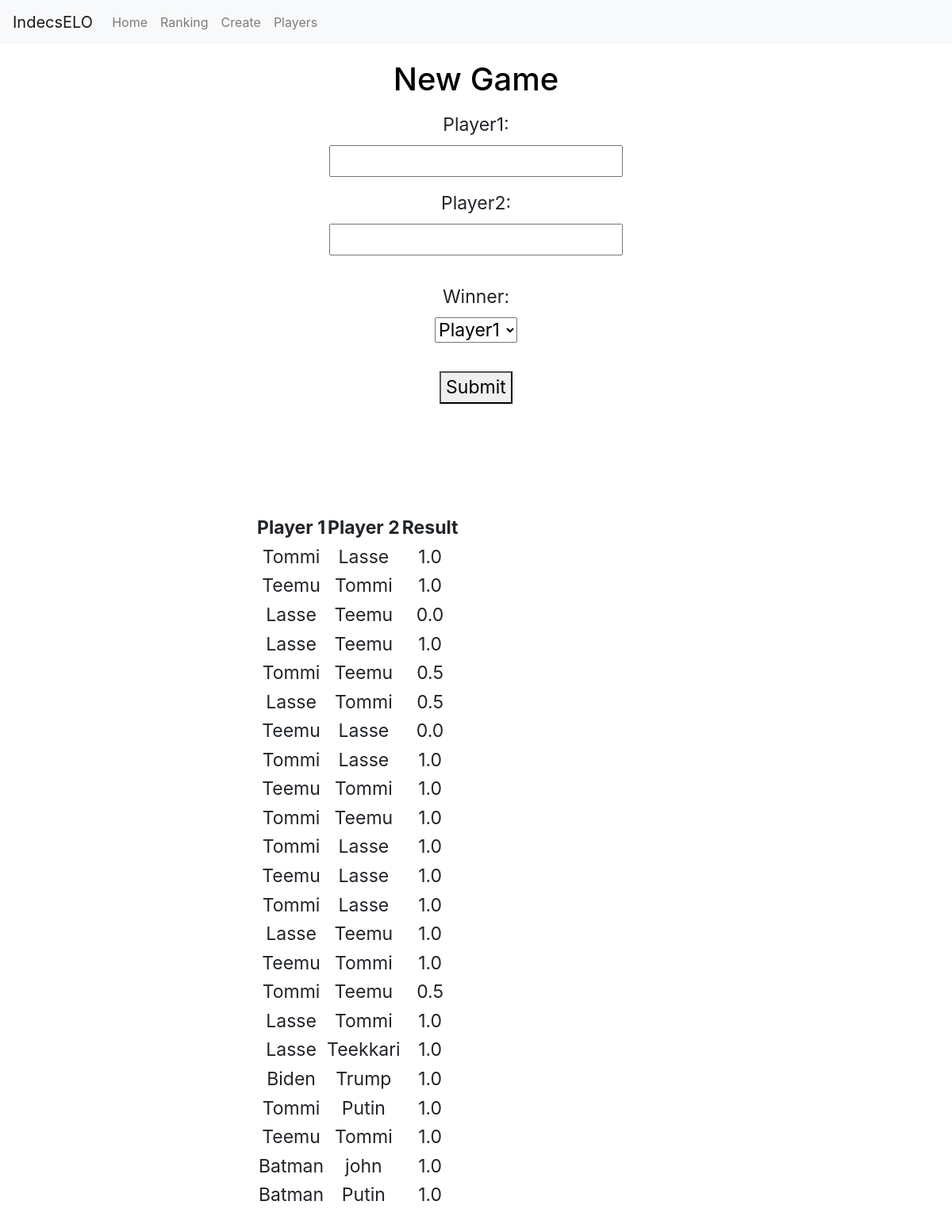
Before: / with the older database file.
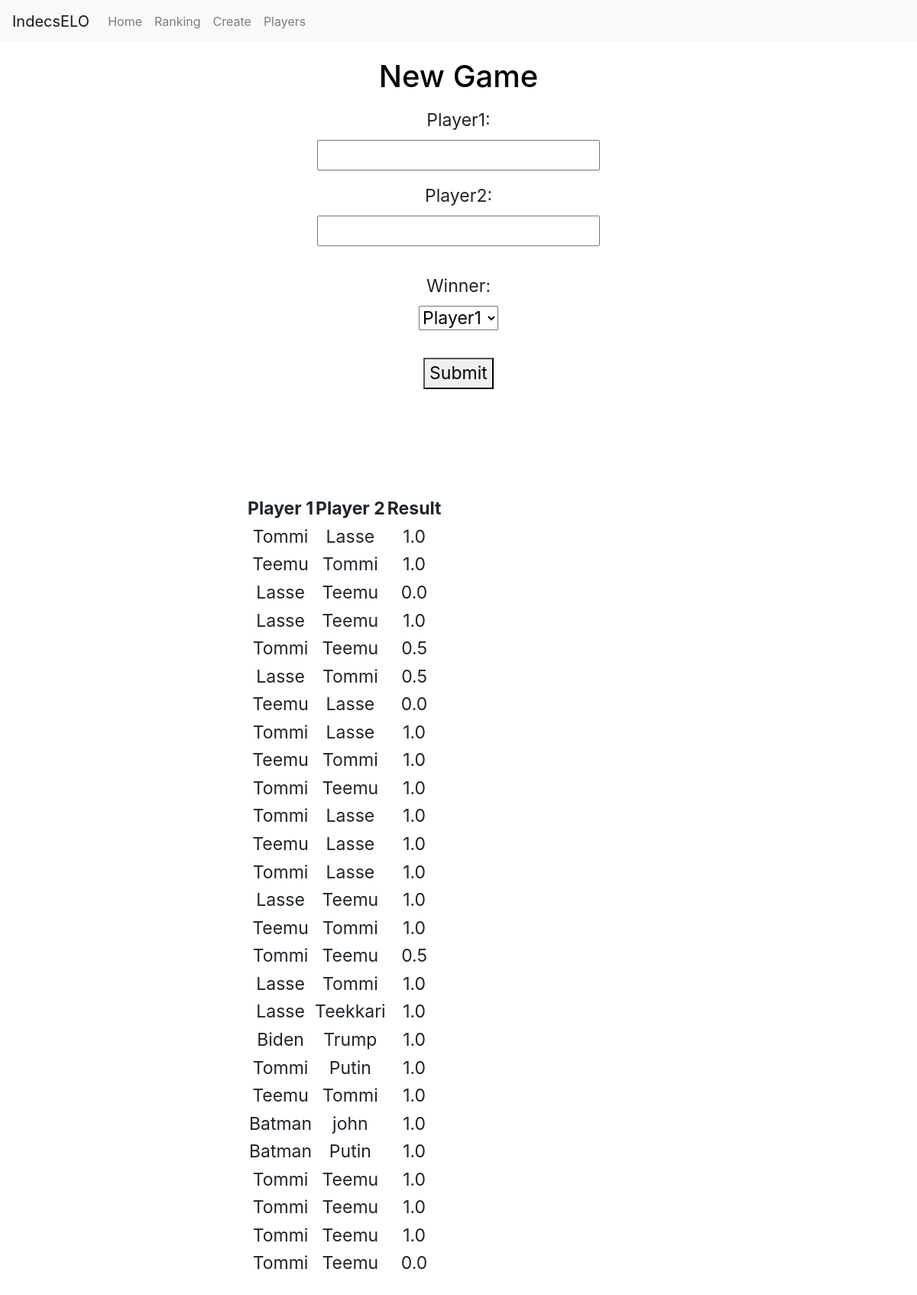
After: the same page with the newer database file.
### chessapp/models.py (models this page shows, shortened)
class Game(models.Model):
    player1 = models.CharField(max_length=20)
    player2 = models.CharField(max_length=20)
    result = models.FloatField()
    player1ELO = models.IntegerField()
    player2ELO = models.IntegerField()
    dateTime = models.DateTimeField(auto_now_add=True)

### chessapp/views.py (the view, shortened to what this page needs)
# urls.py: 2. Add a URL to urlpatterns:  path('', views.home, name='home')
def home(request):
    users = User.objects.all()
    games = Game.objects.all()
    games_list = []
    for game in games:
        games_list.append(game)
    if request.method == 'GET':
        return render(request, 'chessapp/home.html', {'users':users, "games":games_list})
    elif not username_present(request.POST['player1']):
        return render(request, 'chessapp/home.html', {'users':users, 'error1':'Can not find Player 1.', "games":games_list})
    elif not username_present(request.POST['player2']):
        return render(request, 'chessapp/home.html', {'users':users, 'error2':'Can not find Player 2.', "games":games_list})

### chessapp/templates/chessapp/home.html (shortened to what this page needs)
{% extends 'chessapp/base.html' %}
{% block content %}
<div class="base-container">
  <h1>New Game</h1>
  <form class="userform" method="post">
    <label for="nickname">Player1:</label><br>
    <input type="text" id="nname" name="player1" placeholder=""><br>
    <label for="realname">Player2:</label><br>
    <input type="text" id="rname" name="player2" placeholder=""><br><br>
    <label for="realname">Winner:</label><br>
    <select name="outcome" id="outcomedrop">
      <option value="1">Player1</option>
    </select><br><br>
    <button class="createbutton" id="createbutton" type="Submit" name="createbutton">Submit</button>
  </form>
  <br>
  <br>
  <br>
  <br>
  <div class="game">
    <table>
      <tr>
        <th>Player 1</th>
        <th>Player 2</th>
        <th>Result</th>
      </tr>
      {% for game in games %}
      <tr>
        <td>{{ game.player1 }}</td>
        <td>{{ game.player2 }}</td>
        <td>{{ game.result }}</td>
      </tr>
       {% endfor %}
    </table>
  </div>
</div>
{% endblock %}

### chessapp/templates/chessapp/base.html (shortened to what this page needs)
<!doctype html>
<html lang="en">
  <head>
    {% load static %}
    <link rel="stylesheet" href="https://cdn.jsdelivr.net/npm/bootstrap@4.5.3/dist/css/bootstrap.min.css">
    <link rel="stylesheet" type="text/css" href="{% static 'chessapp/master.css' %}">
  </head>
  <body>
    <nav class="navbar navbar-expand-lg navbar-light bg-light">
      <a class="navbar-brand" href="{% url 'home' %}">IndecsELO</a>
      <div class="collapse navbar-collapse" id="navbarSupportedContent">
        <ul class="navbar-nav mr-auto">
          <li class="nav-item">
            <a class="nav-link" href="{% url 'home' %}">Home <span class="sr-only">(current)</span></a>
          </li>
          <li class="nav-item">
            <a class="nav-link" id=testi href="{% url 'ranking' %}">Ranking <span class="sr-only">(current)</span></a>
          </li>
          <li class="nav-item">
            <a class="nav-link" href="{% url 'createuser' %}">Create <span class="sr-only">(current)</span></a>
          </li>
          <li class="nav-item">
            <a class="nav-link" href="{% url 'playersearch' %}">Players <span class="sr-only">(current)</span></a>
          </li>
        </ul>
      </div>
    </nav>
    <div class="base-container">
      {% block content %}{% endblock %}
    </div>
  </body>
</html>

### chessapp/static/chessapp/master.css (style rules this page uses)
:root { --indecs-red: #c01f29; --indecs-white: #ffffff; }
h1 { color: black; }
.base-container { margin: auto; width: 70%; padding: 10px; font-size: 1.2em; text-align: center; }

Changed rows visible on the page:
added Game: player1 "Tommi", player2 "Teemu", result "1.0"
added Game: player1 "Tommi", player2 "Teemu", result "1.0"
added Game: player1 "Tommi", player2 "Teemu", result "1.0"
added Game: player1 "Tommi", player2 "Teemu", result "0.0"
